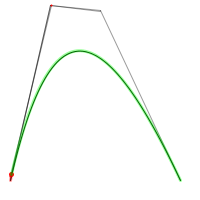
Frame 1 (no input)
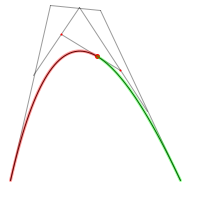
Frame 60 (the mouse pressed at the canvas centre just before this capture)
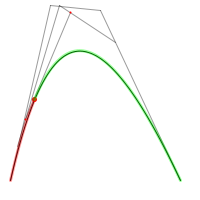
Frame 120 (the mouse held since frame 60 and released just before this capture)

The Processing sketch that drew these frames (run headless with seeded random() and noise(); from frame 60 on, the mouse is pressed at the canvas centre):

// Processing sketch: processing_8679
// ── processing_8679.pde


/*
Many thanks to: http://www.antigrain.com/research/adaptive_bezier/index.html
*/

float x1, y1, x2, y2, x3, y3, x4, y4, t;

void setup() {
  size(200,200);
  
  t = 0;
  
  x1 = 10;
  y1 = 180;
  
  x2 = 50;
  y2 = 5;
  
  x3 = 100;
  y3 = 10;
  
  x4 = 180;
  y4 = 180;
  
  noFill();
  
}

void draw() {
  background(255.0);
  stroke(0.0);
  strokeWeight(1.0);
  beginShape();
  vertex(x1, y1);
  bezierVertex(x2, y2, x3, y3, x4, y4);
  endShape();
  
  //find any point on the curve:
  t+=0.01;
  if(t>1) { t=0; }
  
  double mu, mum1,mum13,mu3;
  
  mu = t;
   mum1 = 1 - mu;
   mum13 = mum1 * mum1 * mum1;
   mu3 = mu * mu * mu;
   
  float xn = (float) ( mum13*x1 + 3*mu*mum1*mum1*x2 + 3*mu*mu*mum1*x3 + mu3*x4 );
  float yn = (float) ( mum13*y1 + 3*mu*mum1*mum1*y2 + 3*mu*mu*mum1*y3 + mu3*y4 );
  
  stroke(255.0, 0.0, 0.0);
  strokeWeight(5.0);
  point(xn, yn);

  stroke(0.0, 100.0);
  strokeWeight(1.0);

  line(x1, y1, x2, y2);
  line(x2, y2, x3, y3);
  line(x3, y3, x4, y4);
  
  //intersecion
  float x12 = x1+(x2-x1)*t;
  float y12 = y1+(y2-y1)*t;
  float x23 = x2+(x3-x2)*t;
  float y23 = y2+(y3-y2)*t;
  float x34 = x3+(x4-x3)*t;
  float y34 = y3+(y4-y3)*t;
  line(x12, y12, x23, y23);
  line(x23, y23, x34, y34);
  
  float x123 = x12+(x23-x12)*t;
  float y123 = y12+(y23-y12)*t;
  float x234 = x23+(x34-x23)*t;
  float y234 = y23+(y34-y23)*t;
  line(x123, y123, x234, y234);
  
  stroke(255.0, 0.0, 0.0);
  strokeWeight(2.0);
  point(x123,y123);
  point(x234,y234);
  
  stroke(255.0, 0.0, 0.0, 100.0);
  strokeWeight(3.0);
  
  beginShape();
  vertex(x1, y1);
  bezierVertex(x12, y12, x123, y123, xn, yn);
  endShape();
  
  stroke(0.0, 255.0, 0.0, 100.0);
  
  beginShape();
  vertex(x4, y4);
  bezierVertex(x34, y34, x234, y234, xn, yn);
  endShape(); 
  
}
